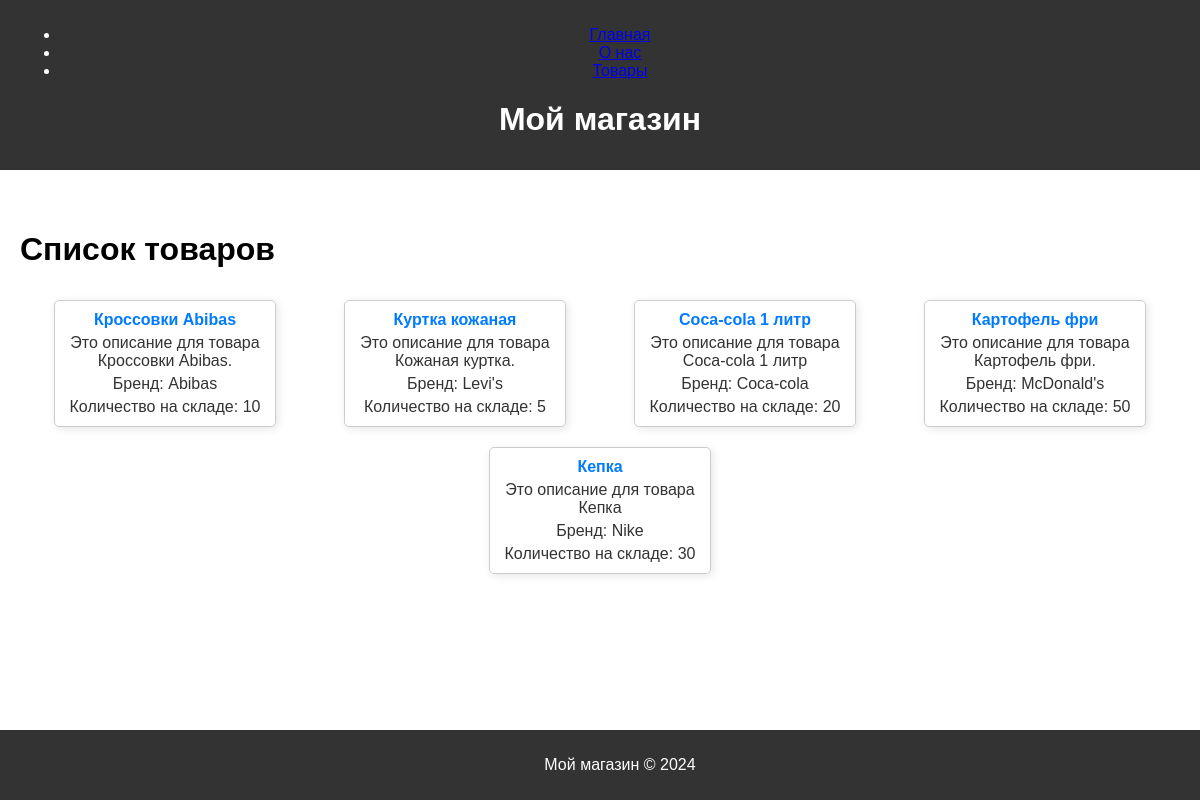
The app's page /items/ with its own data.
### MainApp/models.py (models this page shows, shortened)
class Item(models.Model):
    name = models.CharField(max_length=100)
    brand = models.CharField(max_length=100)
    count = models.PositiveIntegerField()
    description = models.TextField(blank=True)
    colors = models.ManyToManyField(Color, related_name='items')

### MainApp/views.py (the view)
# urls.py: path('items/', views.items_list, name='items_list'),
def items_list(request):
    items = Item.objects.all()
    return render(request, 'items_list.html', {'items': items})

### templates/items_list.html (shortened to what this page needs)
{% extends 'base.html' %}
{% block content %}
    <h1>Список товаров</h1>
    <div class="card-container">
        {% for item in items %}
        <div class="card">
            <a href="{% url 'item_detail' item_id=item.id %}">{{ item.name }}</a>
            <p>{{ item.description }}</p>
            <p>Бренд: {{ item.brand }}</p>
            {% if item.count > 0 %}
                <p>Количество на складе: {{ item.count }}</p>
            {% else %}
                <p style="color: red;">Товара нет на складе</p>
            {% endif %}
        </div>
        {% endfor %}
    </div>
{% endblock %}

### MainApp/static/MainApp/style.css (style rules this page uses)
body { font-family: Arial, sans-serif; margin: 0; padding: 0; }
.card-container { display: flex; flex-wrap: wrap; justify-content: space-around; }
.card { border: 1px solid #ccc; border-radius: 5px; width: 200px; margin: 10px; padding: 10px; text-align: center; box-shadow: 2px 2px 8px rgba(0, 0, 0, 0.1); transition: transform 0.2s; }
.card a { text-decoration: none; color: #007bff; font-weight: bold; }
.card p { color: #333; margin: 5px 0 0 0; }

### records on screen
Item: name "Кроссовки Abibas", description "Это описание для товара Кроссовки Abibas.", brand "Abibas", count "10"
Item: name "Куртка кожаная", description "Это описание для товара Кожаная куртка.", brand "Levi's", count "5"
Item: name "Coca-cola 1 литр", description "Это описание для товара Coca-cola 1 литр", brand "Coca-cola", count "20"
Item: name "Картофель фри", description "Это описание для товара Картофель фри.", brand "McDonald's", count "50"
Item: name "Кепка", description "Это описание для товара Кепка", brand "Nike", count "30"
